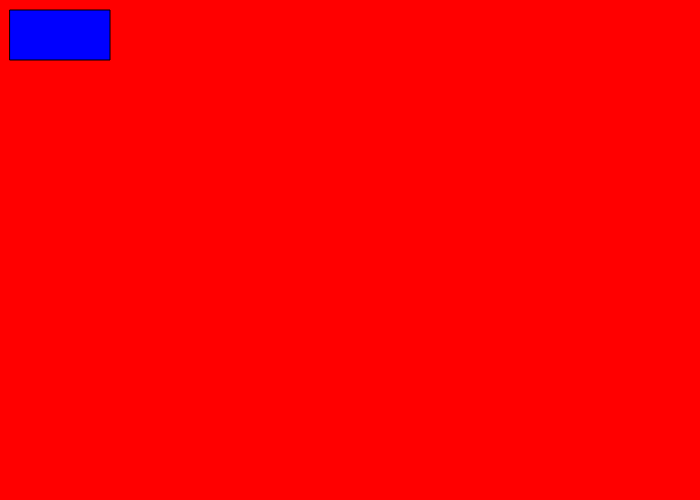
Frame 1 (no input)
Frame 60 (no input): identical to frame 1, image omitted
Frame 120 (the mouse pressed at the canvas centre since frame 60): identical to frame 1, image omitted

The p5.js sketch that drew this single still picture (run headless with seeded random() and noise() and a simulated clock; from frame 60 on, the mouse is pressed at the canvas centre):

// p5.js sketch
// ── sketch.js
function setup()
{
  //create a drawing service 700px wide, 500px tall
  createCanvas(700,500);

}

function draw()
{
  //create a background using RGB values
  background(256,0,0)

  // change the paint brush to a specific color according to RGB values
  fill(0,0,255);

  // create a rectangle at x,y coordinates 10,10 with length x height at 100 x 50
  rect(10,10,100,50);

}
